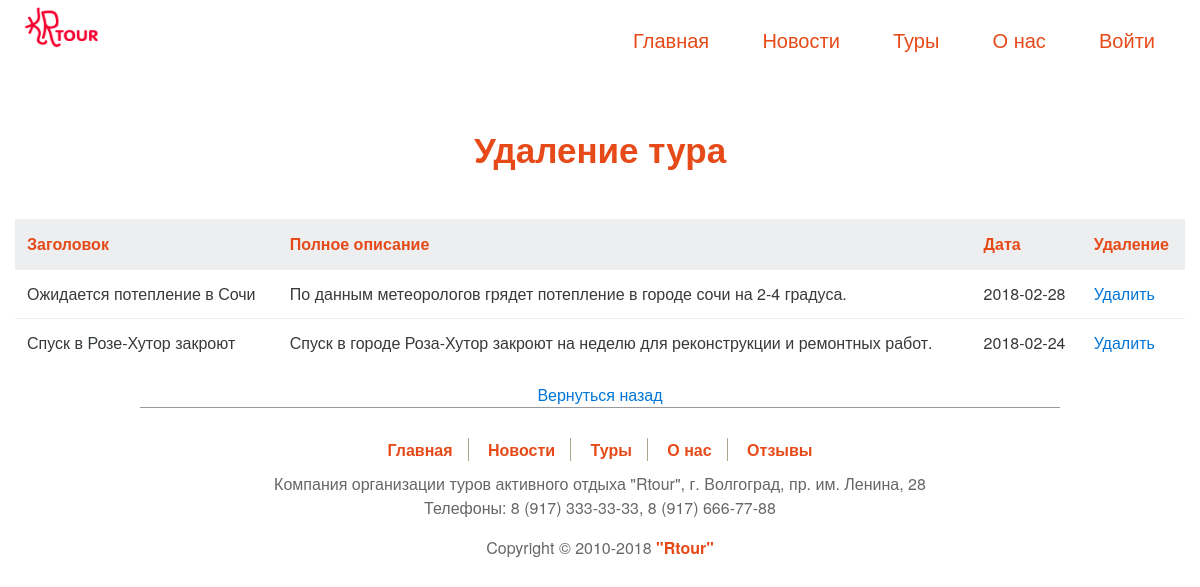
The page /del_news.php on the database its author committed.
### tables this page shows
CREATE TABLE IF NOT EXISTS `news` (
  `id` int(11) NOT NULL AUTO_INCREMENT,
  `News_head` varchar(255) NOT NULL,
  `text` text NOT NULL,
  `date` date NOT NULL,
  PRIMARY KEY (`id`)
);

### del_news.php (the view, shortened to what this page needs)
<!DOCTYPE html>
<html lang="ru">
<head>
    <link href="css/bootstrap.min.css" tppabs="http://bootstrap-v4.ru/dist/css/bootstrap.min.css" rel="stylesheet">
    <link href="css/style.css" rel="stylesheet">
</head>
<body style="background-image: url(img/fon.jpg);background-size: 100%;">
    <div class="container">
        <?include "header.php"?>
        <h1 style="text-align:center; color:#E64A19; margin: 50px;">Удаление тура</h1>
        <?php
 $table = "news";
  $query = "SELECT * FROM $table";
  $res = mysql_query($query) or die(mysql_error());
 echo ("
        <table class=\"table table-hover\">
          <thead class=\"thead-default\">
            <tr>
            <th style=\"color:#E64A19;\">Заголовок</th>
            <th style=\"color:#E64A19;\">Полное описание</th>
            <th style=\"color:#E64A19;\">Дата</th>
              <th style=\"color:#E64A19;\">Удаление</th>
            </tr>
          </thead>
          <tbody>");
     while ($row = mysql_fetch_array($res)) {
       echo "<tr>";
       echo "<td>".$row['News_head']."</td>";
       echo "<td>".$row['text']."</td>";
      echo " <td>".$row['date']."</td>";
           echo "<td><a name=\"del\" href=\"del_news.php?del=".$row['id']."\">Удалить</a></td>\n";
           echo "</tr>\n";
       }
       echo ("</table>\n");
        echo ("<div style=\"text-align:center; margin-top:10px;\"><a href=\"admin.php\">Вернуться назад</a></div>");
        echo(" </body>");
  ?>
<?include "footer.php"?>
</body>
</html>

### css/style.css (style rules this page uses)
html, body { margin: 0; padding: 0; }
h1 { font-size: 35px; font-weight: bold; }

### rows shown on the page
news: News_head "Ожидается потепление в Сочи", text "По данным метеорологов грядет потепление в городе сочи на 2-4 градуса.", date "2018-02-28"
news: News_head "Спуск в Розе-Хутор закроют", text "Спуск в городе Роза-Хутор закроют на неделю для реконструкции и ремонтных работ.", date "2018-02-24"
